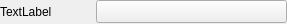
<?xml version="1.0" encoding="UTF-8"?>
<ui version="4.0">
 <class>UIColor</class>
 <widget class="QWidget" name="UIColor">
  <property name="geometry">
   <rect>
    <x>0</x>
    <y>0</y>
    <width>287</width>
    <height>24</height>
   </rect>
  </property>
  <property name="windowTitle">
   <string>Form</string>
  </property>
  <layout class="QHBoxLayout" name="horizontalLayout" stretch="1,2">
   <property name="spacing">
    <number>0</number>
   </property>
   <property name="leftMargin">
    <number>0</number>
   </property>
   <property name="topMargin">
    <number>0</number>
   </property>
   <property name="rightMargin">
    <number>0</number>
   </property>
   <property name="bottomMargin">
    <number>0</number>
   </property>
   <item>
    <widget class="QLabel" name="label">
     <property name="minimumSize">
      <size>
       <width>72</width>
       <height>0</height>
      </size>
     </property>
     <property name="text">
      <string>TextLabel</string>
     </property>
    </widget>
   </item>
   <item>
    <layout class="QHBoxLayout" name="horizontalLayout_2">
     <item>
      <widget class="QToolButton" name="toolButton">
       <property name="sizePolicy">
        <sizepolicy hsizetype="Expanding" vsizetype="Fixed">
         <horstretch>0</horstretch>
         <verstretch>0</verstretch>
        </sizepolicy>
       </property>
       <property name="text">
        <string/>
       </property>
      </widget>
     </item>
    </layout>
   </item>
  </layout>
 </widget>
 <resources/>
 <connections/>
</ui>
